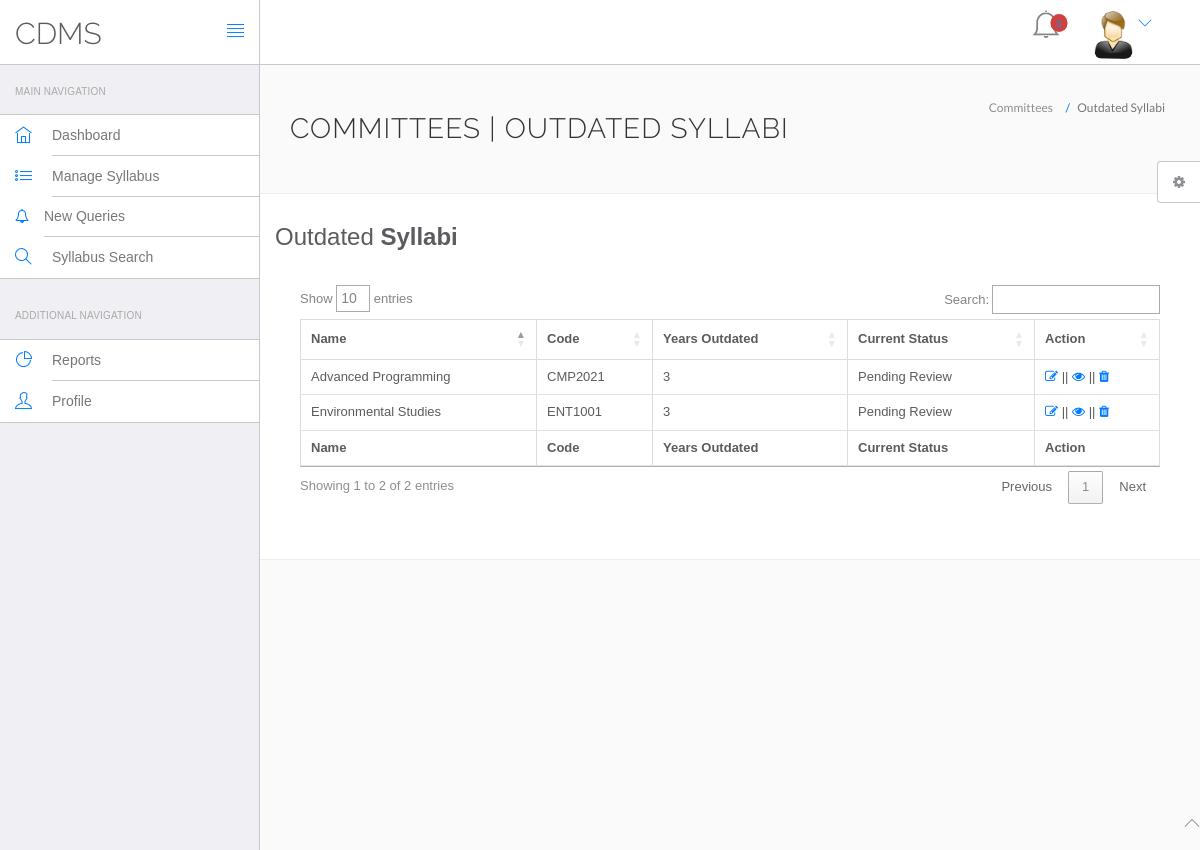
Screenshot of /views/Committees/outdated-syllabi.php (signed in) with the database file from the repository.
### tables this page shows
CREATE TABLE IF NOT EXISTS `syllabus` (
  `Syllabus_ID` int NOT NULL AUTO_INCREMENT,
  `Author_ID` int NOT NULL,
  `Committee_ID` int NOT NULL,
  `Module_code` varchar(10) NOT NULL,
  `Module_name` varchar(50) NOT NULL,
  `Link_to_syllabus` varchar(150) DEFAULT NULL,
  `Years_outdated` int NOT NULL,
  `Level` int NOT NULL,
  `Remarks` varchar(150) DEFAULT NULL,
  `Approval_Status` varchar(50) DEFAULT NULL,
  PRIMARY KEY (`Syllabus_ID`),
  KEY `Syllabus_Author_ID_fk` (`Author_ID`) USING BTREE,
  KEY `syllabus_committee_ID_fk` (`Committee_ID`) USING BTREE
);

### views/committees/outdated-syllabi.php (the view, shortened to what this page needs)
<?php
	include('include/config.php');
	$selQuery = "SELECT Syllabus_ID, Module_code, Module_name, Years_outdated, Approval_Status FROM syllabus WHERE Years_outdated >= 3";
	$view = mysqli_query($conn, $selQuery);
?>
<!DOCTYPE html>
<html lang="en">
	<head>
		<link rel="stylesheet" href="vendor/bootstrap/css/bootstrap.min.css">
		<link rel="stylesheet" href="vendor/fontawesome/css/font-awesome.min.css">
		<link rel="stylesheet" href="vendor/themify-icons/themify-icons.min.css">
		<link href="vendor/animate.css/animate.min.css" rel="stylesheet" media="screen">
		<link href="vendor/perfect-scrollbar/perfect-scrollbar.min.css" rel="stylesheet" media="screen">
		<link href="vendor/switchery/switchery.min.css" rel="stylesheet" media="screen">
		<link href="vendor/bootstrap-touchspin/jquery.bootstrap-touchspin.min.css" rel="stylesheet" media="screen">
		<link href="vendor/select2/select2.min.css" rel="stylesheet" media="screen">
		<link href="vendor/bootstrap-datepicker/bootstrap-datepicker3.standalone.min.css" rel="stylesheet" media="screen">
		<link href="vendor/bootstrap-timepicker/bootstrap-timepicker.min.css" rel="stylesheet" media="screen">
		<link href="https://cdn.datatables.net/1.10.24/css/jquery.dataTables.min.css" rel="stylesheet"/>
		<link rel="stylesheet" href="assets/css/styles.css">
		<link rel="stylesheet" href="assets/css/plugins.css">
		<link rel="stylesheet" href="assets/css/themes/theme-1.css" id="skin_color" />
	</head>
	<body>
		<div id="app">
			<?php include('include/sidebar.php');?>
			<div class="app-content">
				<?php include('include/header.php');?>
				<div class="main-content" >
					<div class="wrap-content container" id="container">
						<section id="page-title">
							<div class="row">
								<div class="col-sm-8">
									<h1 class="mainTitle">Committees | Outdated Syllabi</h1>
								</div>
								<ol class="breadcrumb">
									<li>
										<span>Committees</span>
									</li>
									<li class="active">
										<span>Outdated Syllabi</span>
									</li>
								</ol>
							</div>
						</section>
						<div class="container-fluid container-fullw bg-white">
							<div class="row">
								<div class="col-12">
									<div class="card">
										<div class="card-header bg-white">
											<h3 class="card-title">Outdated <span class="text-bold">Syllabi</span></h3>
										</div>
										<div class="card-body" style="padding: 25px;">
											<table id="mylist" class="table table-bordered table-hover">
												<thead>
													<tr>
														<th>Name</th>
														<th>Code</th>
														<th>Years Outdated</th>
														<th>Current Status</th>
														<th>Action</th>
														</tr>
													</thead>
													<tbody>
														<?php
															while($rows = mysqli_fetch_assoc($view)) {
																echo "<tr>
																<td class="."hidden-xs".">".$rows['Module_name']."</td>
																<td>".$rows['Module_code']."</td>
																<td>".$rows['Years_outdated']."</td>
																<td>".$rows['Approval_Status']."</td>
																<td>
																	<a href='edit-syllabus.php?id=echo ".$rows['Syllabus_ID']."' title='Change Syllabus Added'><i class='fa fa-edit'></i></a> ||
																	<a href='view-syllabus.php?id=echo ".$rows['Syllabus_ID']."' title='View Syllabus'><i class='fa fa-eye'></i></a> ||
																	<a href='#' title='Delete Syllabus'><i class='fa fa-trash'></i></a>
																</td>
																</tr>";
															}
														?>
													</tbody>
													<tfooter>
														<tr>
															<th>Name</th>
															<th>Code</th>
															<th>Years Outdated</th>
															<th>Current Status</th>
															<th>Action</th>
														</tr>
													</tfooter>
												</table>
											</div>
										</div>
									</div>
								</div>
							</div>
						</div>
					</div>
				</div>
			</div>
				<?php include('include/footer.php');?>
				<?php include('include/setting.php');?>
	</body>
</html>

### views/committees/assets/css/themes/theme-1.css (style rules this page uses)
body { background: #FAFAFA; }

### rows the page displays
syllabus: Module_name "Advanced Programming", Module_code "CMP2021", Years_outdated "3", Approval_Status "Pending Review"
syllabus: Module_name "Environmental Studies", Module_code "ENT1001", Years_outdated "3", Approval_Status "Pending Review"
